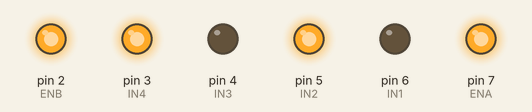
Bench run of a sketch on a simulated Arduino Uno, built with avr-gcc and run on an emulated ATmega328P. Shown: output pins drawn as LEDs (lit = HIGH).

Above: at 0.1 s.
Timing chart, 0 to 1.6 s (numbered marks = the images above):
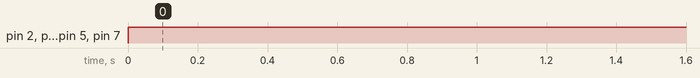

Measured:
- by itself, pin 2 (ENB), pin 3 (IN4), pin 5 (IN2), pin 7 (ENA): LOW → HIGH at 0.00 s

The sketch:

Arduino_test.ino
```cpp
int ENA = 7;
int IN1 = 6;
int IN2 = 5;

int IN3 = 4;
int IN4 = 3;
int ENB = 2;
void setup() {
  // put your setup code here, to run once:
 Serial.begin(9600);

  pinMode (ENA, OUTPUT);
  pinMode (IN1, OUTPUT);
  pinMode (IN2, OUTPUT);

  pinMode (IN3, OUTPUT);
  pinMode (IN4, OUTPUT);
  pinMode (ENB, OUTPUT);
}

void loop() {
  // put your main code here, to run repeatedly:
  digitalWrite (IN1, LOW);
  digitalWrite (IN2, HIGH);
  digitalWrite (IN3, LOW);
  digitalWrite (IN4, HIGH);
  digitalWrite (ENA, HIGH);
  digitalWrite (ENB, HIGH);
}
```
